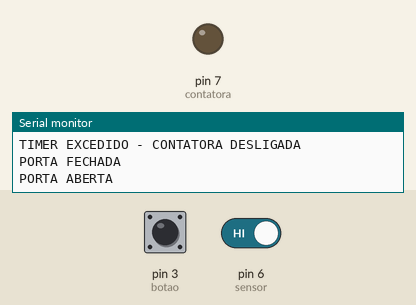
This sketch was run on a simulated Arduino Uno, built with avr-gcc and run on an emulated ATmega328P. Shown: output pins drawn as LEDs (lit = HIGH), the last lines printed to the serial monitor. Inputs (shaded band) come from the test bench; at power-on: pin 3 (botao) HIGH, pin 6 (sensor) HIGH.

Above: at 5.8 s.
5.9 s: pin 3 (botao) pulled LOW for 2.85 s
At 6.4 s:
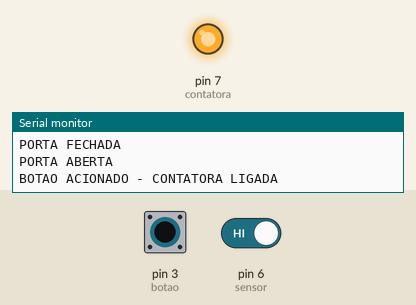
22.4 s: pin 3 (botao) pulled LOW for 2.85 s
At 31.2 s:
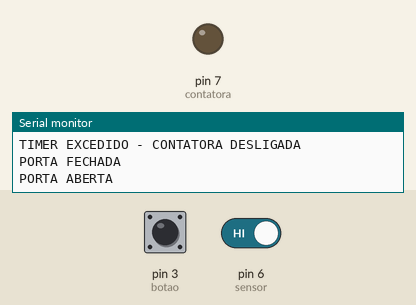
32.1 s: pin 6 (sensor) driven HIGH
38.6 s: pin 3 (botao) driven LOW and pin 6 (sensor) driven LOW
At 39.6 s:
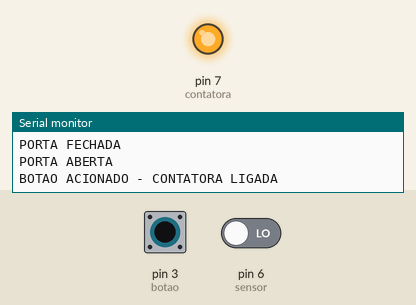
Timing chart, 0 to 41.6 s (numbered marks = the images above; inputs shaded):
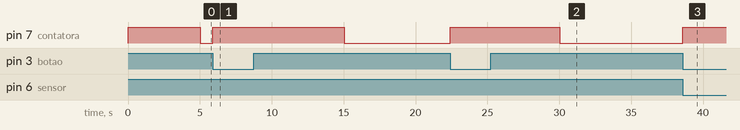

The sketch:

codeSaveEnergy.ino
```cpp
#include <SoftwareSerial.h>//adicionando a biblioteca para comunicar com a porta serial
//declarando as variáveis e associando as portas que irão utilizar.
int botao = 3;
int sensor = 6;
int contatora = 7;
bool estadobotao = 0;

void setup()
{
  //Definindo estado inicial do botão, quando sitema for ligado, ou resetado.

  pinMode(botao, INPUT_PULLUP);
  pinMode(sensor, INPUT_PULLUP);
  pinMode(contatora, OUTPUT);
  digitalWrite(contatora,HIGH);
  Serial.begin(9600);
  Serial.println("SISTEMA ENERGY SAVER HE SOLUCOES");
  Serial.println("SISTEMA PRONTO");
  Serial.println("WHATSAPP 48 991302114");
  estadobotao = 0;

   //Configura o botão de interrupção, que reseta o programa.

  attachInterrupt(digitalPinToInterrupt(botao), estadobotao5, FALLING);
   }

void loop()
{
    estadobotao = 0; //Define a variavel estado botão, onde no cenário real, será realizado com botoeira, ou botão comum de campainha.
    Serial.println("PORTA FECHADA");
    if(digitalRead(sensor) == HIGH) // Lendo estado do sensor magnético instalado na porta de acesso do local.
  {
      Serial.println("PORTA ABERTA"); //Se sensor detectou porta aberta, envia a informação para a serial.
      delay(5000); //Aguardando tempo de delay para tomar ação, aqui em mili segundos.
       if(estadobotao == 0) // Se após a passagem do tempo configurado o botão não for pressionado, o rele que aciona a contatora será desligado.
         {
              digitalWrite(contatora,LOW);
              Serial.println("TIMER EXCEDIDO - CONTATORA DESLIGADA");
          }
           if((digitalRead(sensor) == LOW) && (estadobotao == 1)) //Se botão for acionado, será liberado novamente a contato pelo tempo do delay se a porta estiver aberta, se for presisonado com a porta fechado, sistema todo ligado e estabelecido, aguaradndo nova leitura do sensor da porta.
            {
              digitalWrite(contatora,HIGH);
              Serial.println("TIMER EXCEDIDO - PORTA FECHADA - BOTAO ACIONADO - CONTATORA LIGADA");
              }
         }
}

// Função para controlar o estado do botão, e se o mesmo foi pressionado.

void estadobotao5() {
      digitalWrite(contatora,HIGH);
      Serial.println("BOTAO ACIONADO - CONTATORA LIGADA");
      estadobotao = 1;
}
```

Measured:
- after the input at 5.9 s, pin 7 (contatora): LOW → HIGH at once, → LOW 9.1 s later
- after the input at 22.4 s, pin 7 (contatora): LOW → HIGH at once, → LOW 7.6 s later
- after the input at 38.6 s, pin 7 (contatora): LOW → HIGH at once
